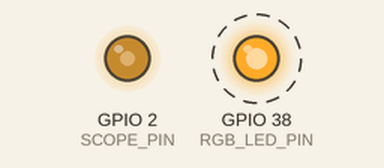
Bench run of a program on a simulated ESP32-S3. On the bench: output pins drawn as LEDs (lit = HIGH). Dashed ring = blinking. What the program prints to the serial monitor is not drawn.

Above: at 0.5 s.
Timing chart, 0 to 3.3 s (numbered marks = the images above):
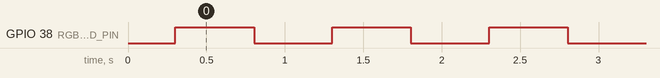

The program:

main.cpp
```cpp
/*
 * Embedded Programming 2 — Session 1: your first flash
 * --------------------------------------------------------------------------
 * The smallest thing that proves the WHOLE chain works:
 *   your code -> compiler -> USB -> real silicon -> and back to your screen.
 *
 * About the LED: this board has no ordinary on/off LED. It carries a single
 * addressable RGB LED (a WS2812), so you don't switch it on — you send it a
 * colour. neopixelWrite(pin, red, green, blue) does that for you.
 *
 * Check the silkscreen next to the LED for its pin! Ours says "RGB@IO38".
 * Other ESP32-S3 boards put it on GPIO48 — if yours does, change the line
 * below. (This is why LED_BUILTIN doesn't help here: it assumes GPIO48.)
 *
 * The serial "hello" is the guaranteed proof: if you see it in the monitor,
 * your toolchain, your cable and your board are all fine.
 *
 * SCOPE_PIN is for the PicoScope block later in the session: a plain 1 kHz
 * square wave, always running, that you can find on the scope in seconds.
 * It is deliberately NOT the LED pin — see the note above ledcSetup().
 */
#include <Arduino.h>

#define RGB_LED_PIN 38   // silkscreen: RGB@IO38
#define SCOPE_PIN    2   // J3 pin 5, four pins down from GND — probe this one
#define RED_PIN 38

void setup() {
  Serial.begin(115200);
  delay(300);                                 // let serial come up before printing
  Serial.println();
  Serial.println("Hello from ESP32-S3 — the whole chain works!");

  /*
   * A test signal for the oscilloscope.
   *
   * Why a separate pin, when the LED is already blinking? Because the LED is
   * a WS2812: its pin sits idle-low and carries a ~30 us burst of pulses only
   * at the instant the colour changes. Twice a second, for 30 microseconds —
   * that is 0.006 % of the time. Finding that on a scope is a genuinely hard
   * first capture. GPIO2 gives you an easy one: a steady square wave that is
   * always there.
   *
   * LEDC is the ESP32's hardware PWM. Once set up it runs on its own, so the
   * delay(500) calls in loop() below don't disturb it at all.
   */
  ledcSetup(0, 1000, 10);        // channel 0, 1 kHz, 10-bit duty resolution
  ledcAttachPin(SCOPE_PIN, 0);
  ledcWrite(0, 512);             // 512 / 1023 = 50 % duty -> a square wave
  Serial.println("Scope test signal: 1 kHz square wave on GPIO2");
  pinMode(RGB_LED_PIN, OUTPUT);  // the WS2812 is a digital output, not a PWM
}

void loop() {
  digitalWrite(RGB_LED_PIN, HIGH);  // this is a no-op for the WS2812, but it makes the IDE happy
  neopixelWrite(RGB_LED_PIN, 0, 24, 0);       // dim green (r, g, b)
  neopixelWrite(RGB_LED_PIN, 24, 0, 0);          // bright red (r, g, b)
  Serial.println("blink: on");
  delay(500);

  digitalWrite(RGB_LED_PIN, LOW);   // this is a no-op for the WS2812, but it makes the IDE happy
  neopixelWrite(RGB_LED_PIN, 0, 0, 0);        // off
  Serial.println("blink: off");
  delay(500);
}
```

Measured:
- by itself, GPIO 38 (RGB_LED_PIN): alternates HIGH for 0.50 s and LOW for 0.50 s
